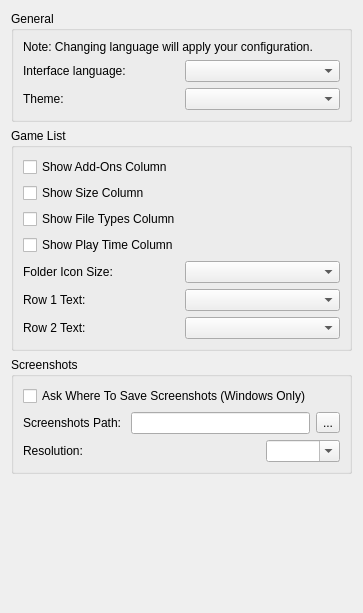
<?xml version="1.0" encoding="UTF-8"?>
<ui version="4.0">
 <class>ConfigureUi</class>
 <widget class="QWidget" name="ConfigureUi">
  <property name="geometry">
   <rect>
    <x>0</x>
    <y>0</y>
    <width>363</width>
    <height>613</height>
   </rect>
  </property>
  <property name="windowTitle">
   <string>Form</string>
  </property>
  <property name="accessibleName">
   <string>UI</string>
  </property>
  <layout class="QVBoxLayout" name="verticalLayout">
   <item>
    <widget class="QGroupBox" name="general_groupBox">
     <property name="title">
      <string>General</string>
     </property>
     <layout class="QHBoxLayout" name="horizontalLayout">
      <item>
       <layout class="QVBoxLayout" name="verticalLayout_2">
        <item>
         <widget class="QLabel" name="label_change_language_info">
          <property name="text">
           <string>Note: Changing language will apply your configuration.</string>
          </property>
          <property name="wordWrap">
           <bool>true</bool>
          </property>
         </widget>
        </item>
        <item>
         <layout class="QHBoxLayout" name="horizontalLayout_2">
          <item>
           <widget class="QLabel" name="language_label">
            <property name="text">
             <string>Interface language:</string>
            </property>
           </widget>
          </item>
          <item>
           <widget class="QComboBox" name="language_combobox"/>
          </item>
         </layout>
        </item>
        <item>
         <layout class="QHBoxLayout" name="horizontalLayout_3">
          <item>
           <widget class="QLabel" name="theme_label">
            <property name="text">
             <string>Theme:</string>
            </property>
           </widget>
          </item>
          <item>
           <widget class="QComboBox" name="theme_combobox"/>
          </item>
         </layout>
        </item>
       </layout>
      </item>
     </layout>
    </widget>
   </item>
   <item>
    <widget class="QGroupBox" name="GameListGroupBox">
     <property name="title">
      <string>Game List</string>
     </property>
     <layout class="QHBoxLayout" name="GameListHorizontalLayout">
      <item>
       <layout class="QVBoxLayout" name="GeneralVerticalLayout">
        <item>
         <widget class="QCheckBox" name="show_add_ons">
          <property name="text">
           <string>Show Add-Ons Column</string>
          </property>
         </widget>
        </item>
        <item>
         <widget class="QCheckBox" name="show_size">
          <property name="text">
           <string>Show Size Column</string>
          </property>
         </widget>
        </item>
        <item>
         <widget class="QCheckBox" name="show_types">
          <property name="text">
           <string>Show File Types Column</string>
          </property>
         </widget>
        </item>
        <item>
         <widget class="QCheckBox" name="show_play_time">
          <property name="text">
           <string>Show Play Time Column</string>
          </property>
         </widget>
        </item>
        <item>
         <layout class="QHBoxLayout" name="folder_icon_size_qhbox_layout_2">
          <item>
           <widget class="QLabel" name="folder_icon_size_label">
            <property name="text">
             <string>Folder Icon Size:</string>
            </property>
           </widget>
          </item>
          <item>
           <widget class="QComboBox" name="folder_icon_size_combobox"/>
          </item>
         </layout>
        </item>
        <item>
         <layout class="QHBoxLayout" name="row_1_qhbox_layout">
          <item>
           <widget class="QLabel" name="row_1_label">
            <property name="text">
             <string>Row 1 Text:</string>
            </property>
           </widget>
          </item>
          <item>
           <widget class="QComboBox" name="row_1_text_combobox"/>
          </item>
         </layout>
        </item>
        <item>
         <layout class="QHBoxLayout" name="row_2_qhbox_layout">
          <item>
           <widget class="QLabel" name="row_2_label">
            <property name="text">
             <string>Row 2 Text:</string>
            </property>
           </widget>
          </item>
          <item>
           <widget class="QComboBox" name="row_2_text_combobox"/>
          </item>
         </layout>
        </item>
       </layout>
      </item>
     </layout>
    </widget>
   </item>
   <item>
    <widget class="QGroupBox" name="screenshots_GroupBox">
     <property name="title">
      <string>Screenshots</string>
     </property>
     <layout class="QVBoxLayout" name="verticalLayout_4">
      <item>
       <layout class="QVBoxLayout" name="verticalLayout_3">
        <item>
         <widget class="QCheckBox" name="enable_screenshot_save_as">
          <property name="text">
           <string>Ask Where To Save Screenshots (Windows Only)</string>
          </property>
         </widget>
        </item>
        <item>
         <layout class="QHBoxLayout" name="horizontalLayout_4">
          <item>
           <widget class="QLabel" name="label">
            <property name="text">
             <string>Screenshots Path: </string>
            </property>
           </widget>
          </item>
          <item>
           <widget class="QLineEdit" name="screenshot_path_edit"/>
          </item>
          <item>
           <widget class="QToolButton" name="screenshot_path_button">
            <property name="text">
             <string>...</string>
            </property>
           </widget>
          </item>
         </layout>
        </item>
        <item>
         <layout class="QGridLayout" name="gridLayout">
          <property name="spacing">
           <number>6</number>
          </property>
          <item row="0" column="1">
           <layout class="QHBoxLayout" name="horizontalLayout_5">
            <item>
             <widget class="QLabel" name="screenshot_width">
              <property name="text">
               <string/>
              </property>
              <property name="alignment">
               <set>Qt::AlignmentFlag::AlignRight|Qt::AlignmentFlag::AlignTrailing|Qt::AlignmentFlag::AlignVCenter</set>
              </property>
             </widget>
            </item>
            <item>
             <widget class="QComboBox" name="screenshot_height">
              <property name="editable">
               <bool>true</bool>
              </property>
             </widget>
            </item>
           </layout>
          </item>
          <item row="0" column="0">
           <widget class="QLabel" name="label_3">
            <property name="text">
             <string>Resolution:</string>
            </property>
           </widget>
          </item>
         </layout>
        </item>
       </layout>
      </item>
     </layout>
    </widget>
   </item>
   <item>
    <spacer name="verticalSpacer">
     <property name="orientation">
      <enum>Qt::Orientation::Vertical</enum>
     </property>
     <property name="sizeHint" stdset="0">
      <size>
       <width>20</width>
       <height>40</height>
      </size>
     </property>
    </spacer>
   </item>
  </layout>
 </widget>
 <resources/>
 <connections/>
</ui>
